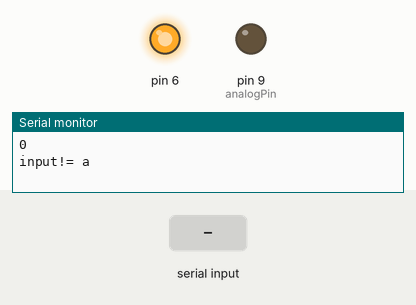
This sketch was run on a simulated Arduino Uno, built with avr-gcc and run on an emulated ATmega328P. On the bench: output pins drawn as LEDs (lit = HIGH), the last lines printed to the serial monitor. The inputs (shaded band) are chosen by the test bench.

Above: at 1.2 s.
1.3 s: "a" received over Serial
At 3.6 s:
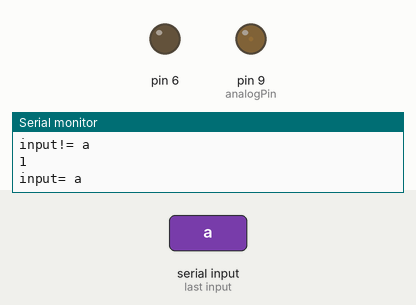
Timing chart, 0 to 10.3 s (numbered marks = the images above; inputs shaded):
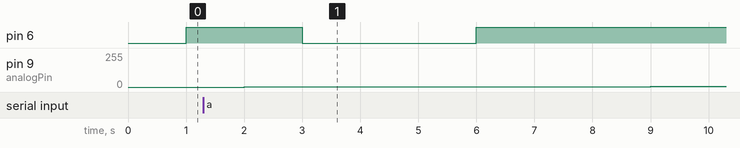

Measured:
- after the input at 1.3 s, pin 6: HIGH → LOW after 1.7 s, → HIGH 3.0 s later

The sketch:

sensor.ino
```cpp
int analogPin = 9; // potentiometer wiper (middle terminal) connected to analog pin 3

int val = 0;
int moto_speed=0;
void setup() {
  Serial.begin(9600);           //  setup serial
  pinMode(6, OUTPUT);
}

void loop() {
  analogWrite(analogPin,val);
  String input = Serial.readString();
  Serial.println( input.length() );
  if(input.startsWith("a")){
    Serial.println("input= a" );

    digitalWrite(6, LOW);

    delay(1000);
  }else{
    Serial.println("input!= a" );
    digitalWrite(6, HIGH);
  }
  Serial.println(input);
  val++;
  if(val > 255){
    val = 0;
  }
  delay(1000);
}
```
